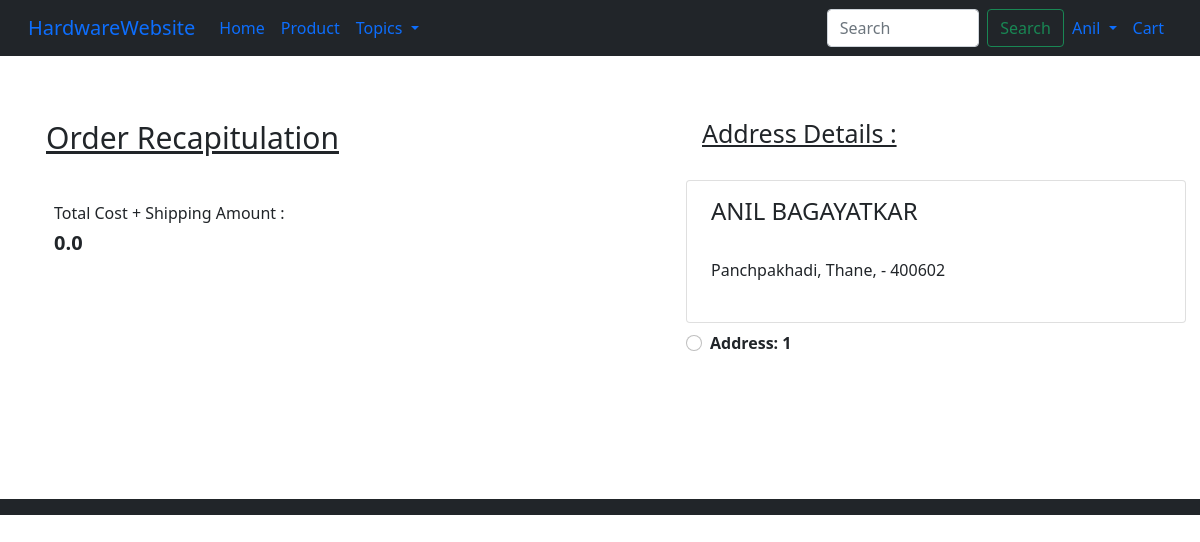
The page /checkout/ (signed in) on the database as committed earlier.
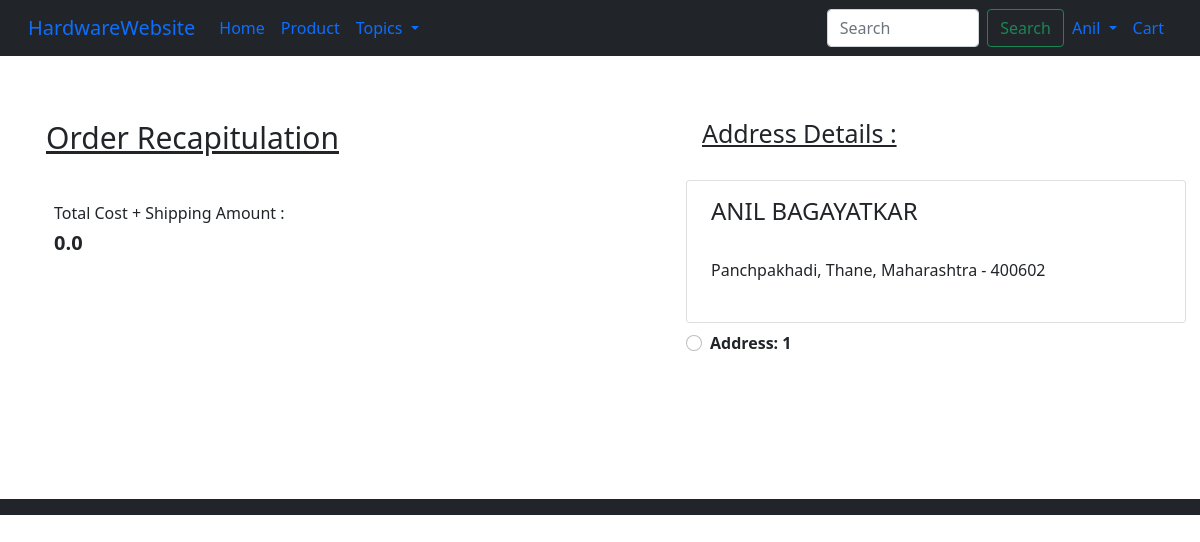
The same page on the database as committed later.
### app/models.py (models this page shows, shortened)
class Profile(models.Model):
    user = models.ForeignKey(User, on_delete=models.CASCADE)
    profileimg = models.ImageField(upload_to='profile_images',default='about-comapny.jpg')
    id_user =  models.IntegerField()
    address = models.CharField(max_length=1000, blank=True)
    locality = models.CharField(max_length=101,blank=True)
    city = models.CharField(max_length=101,blank=True)
    state = models.CharField(choices = STATE_CHOICES, max_length=55)
    pincode = models.IntegerField(default=400600)
    auth_token = models.CharField(max_length=100)
    is_verified = models.BooleanField(default=False)
    first_name = models.TextField(blank=True)
    last_name = models.TextField(blank=True)
    birth_date = models.DateField(default=date.today())
    mobile_no = models.IntegerField(default='9999999999')

### app/views.py (the view)
# urls.py: path('checkout/', views.checkout, name='checkout'),
def checkout(request):
    user= request.user
    add = Profile.objects.filter(user=user)
    cart_items = Cart.objects.filter(user=user)
    amount = 0.0
    shipping_amount = 10.0
    totalamount = 0.0
    cart_product = [p for p in Cart.objects.all() if p.user == request.user]
    if cart_product :
            for p in cart_product :
                tempamount = (p.product.price * p.quantity)
                amount += tempamount
            totalamount = amount +shipping_amount
    return render(request, 'checkout.html', {'add':add, 'totalamount':totalamount, 'cart_items':cart_items})

### templates/checkout.html (shortened to what this page needs)
<!doctype html>
{% load static %}
<html lang="en">
  <head>
    <link rel="stylesheet" href="https://stackpath.bootstrapcdn.com/bootstrap/4.4.1/css/bootstrap.min.css"
>
    <link href="https://cdn.jsdelivr.net/npm/bootstrap@5.0.0-beta1/dist/css/bootstrap.min.css" rel="stylesheet">
    <link rel="stylesheet" href="{% static 'css/owl.carousel.min.css' %}">
    <link rel="stylesheet" href="{% static 'css/all.min.css' %}">
    <link rel="stylesheet" href="{% static 'css/style.css' %}">
  </head>
  <body>
    <nav class="navbar navbar-expand-lg bg-body-tertiary bg-dark">
      <div class="container-fluid">
        <a class="navbar-brand" href="/">HardwareWebsite</a>
        <div class="collapse navbar-collapse" id="navbarSupportedContent">
          <ul class="navbar-nav me-auto mb-2 mb-lg-0">
            <li class="nav-item">
              <a class="nav-link active" aria-current="page" href="/">Home</a>
            </li>
            <li class="nav-item">
              <a class="nav-link" href="{% url 'product' %}">Product</a>
            </li>
            <li class="nav-item dropdown">
              <a class="nav-link dropdown-toggle" href="#" id="navbarDropdown" role="button"
                  data-toggle="dropdown" aria-haspopup="true" aria-expanded="false">
                  Topics
              </a>
          </li>
          </ul>
          <form class="d-flex mx-9" role="search" style="margin-left : 400px;">
            <input class="form-control me-2" type="search" placeholder="Search" aria-label="Search">
            <button class="btn btn-outline-success" type="submit">Search</button>
          </form>
          <ul class="navbar-nav me-auto mb-2 mb-lg-0" >
          <li class="nav-item dropdown">
            <a class="nav-link dropdown-toggle" href="#" id="navbarDropdown" role="button"
                data-toggle="dropdown" aria-haspopup="true" aria-expanded="false">
                {{request.user | capfirst}}
            </a>
        </li>
          <li class="nav-item">
            <a class="nav-link" href="{% url 'showcart' %}">Cart</a>
          </li>
        </ul>
        </div>
      </div>
    </nav>
  <div class="container px-2  mt-5">
    <div class="row gx-5">
      <div class="col px-3">
        <div class="card border-0" style="width: 600px;">
          <div class="card-body">
            <h5 class="card-title" style="font-size : 30px;"><u>Order Recapitulation</u></h5>
          </div>
          <div class="card px-4 pt-2 border-0" style="width: 600px;">
            <p><h6> Total Cost + Shipping Amount : </h6> <h5><b> {{totalamount}} </b></h5> </p>
          </div>
        </div>
      </div>
      <div class="col" style="margin-top:-18px;">
        <div class="p-3">
          <div class="card border-0" style="width: 300px;">
            <div class="card-body">
              <h5 class="card-title" style="font-size : 25px;"><u>Address Details :</u></h5>
            </div>
            <form action="/paymentdone" id='myform'>
              {% for ad in add %}
            <div class="card px-4 pt-3 mt-2 py-4" style="width: 500px;">
              <h4>{{ad.first_name}} {{ad.last_name}}</h5>
                <br>
              <p>{{ad.locality}}, {{ad.city}}, {{ad.state}} - {{ad.pincode}} </p>
            </div>
            <div class="form-check mt-2 mb-5">
              <input class="form-check-input" name='custid' id='custadd{{forloop.counter}}' type="radio" value="{{ad.id}}">
              <label class="form-check-label fw-bold" for='custadd{{forloop.counter}}'>
                Address: {{forloop.counter}} </label>
            </div>
            {%endfor%}
            <div class="card border-0" style="width:500px;">
              <div class="card-body">
              </div>
            </div>
            </form>
        </div>
      </div>
    </div>
  </div>
        </div>
<footer class="container-fluid bg-dark text-center p-2 mt-5">
</footer>
</body>
</html>

Rows that differ between the two databases and show on the page:
changed Profile "ANIL": state (not shown) → "Maharashtra"
